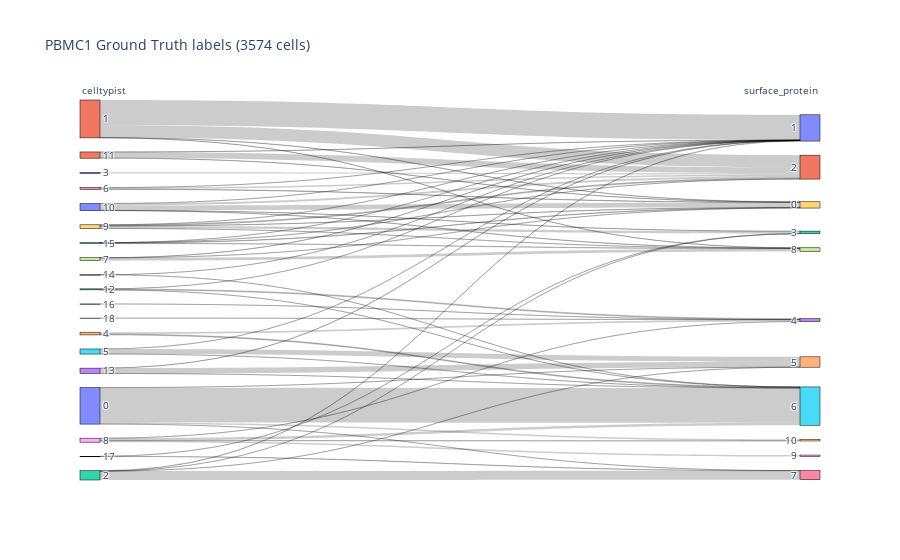
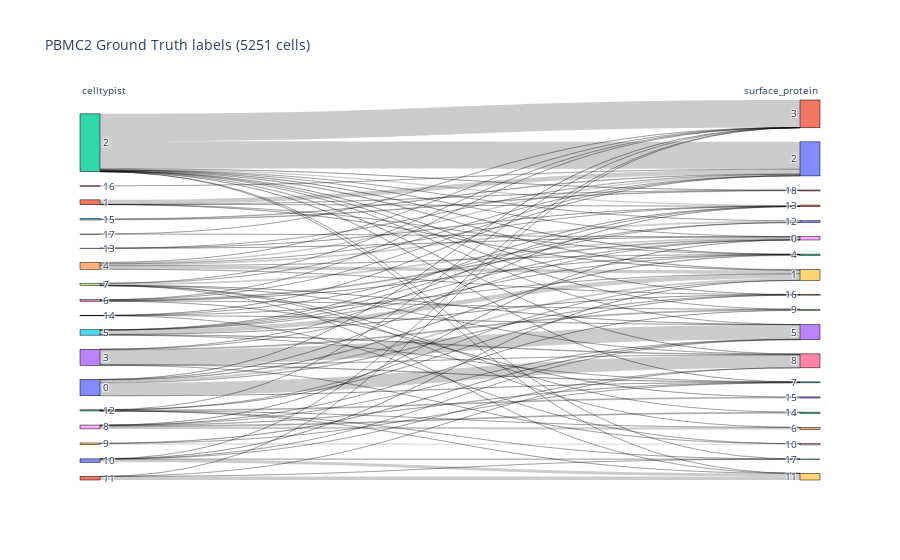
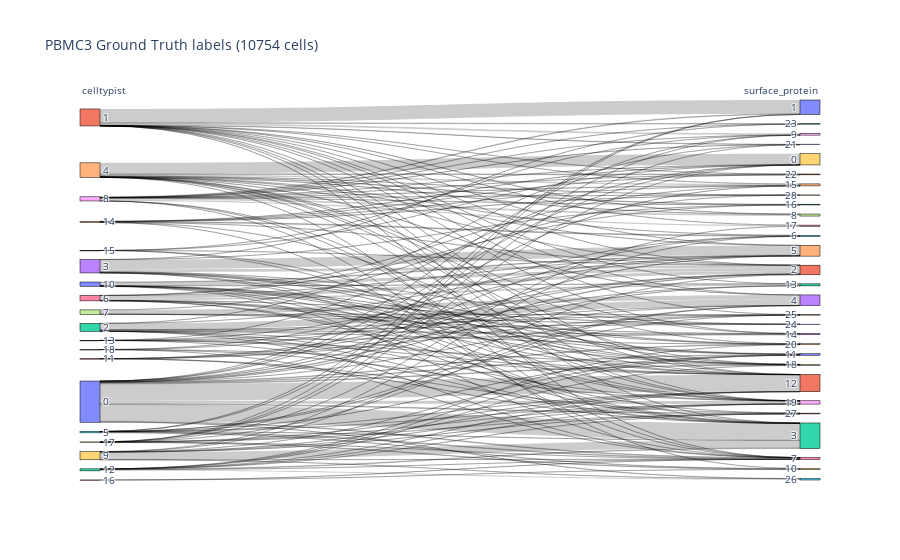
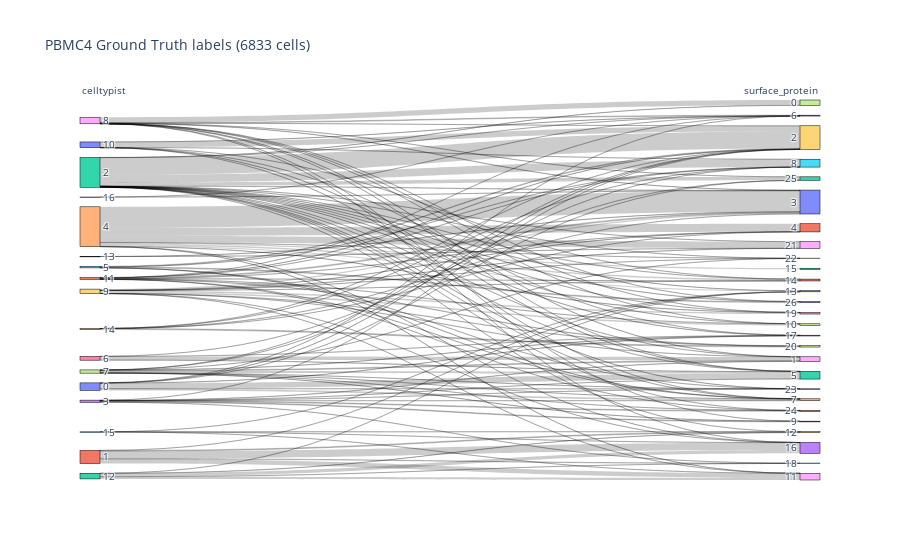

Source (notebook cell) for these figures, in order:
### Code cell
datasets = ['PBMC1', 'PBMC2', 'PBMC3', 'PBMC4']
data_dir = './data/'

for dataset in datasets:
    antibody_labels = pd.read_csv(f'{data_dir}{dataset}/antibody_annotation/antibody_labels.csv', index_col=0)
    celltypist_labels = pd.read_csv(f'{data_dir}{dataset}/celltypist/celltypist_labels.csv', index_col=0)
    celltypist_labels.index = celltypist_labels.index.str[:-2]
    labels = antibody_labels.join(celltypist_labels, how='left', lsuffix='_surface_protein', rsuffix='_celltypist')
    labels.rename(columns={'cluster.ids_celltypist': 'celltypist', 'cluster.ids_surface_protein': 'surface_protein'}, inplace=True)
    sankey_plot(
        labels = [labels['celltypist'].to_list(), labels['surface_protein'].to_list()],
        labels_titles = ['celltypist', 'surface_protein'],
        title = f"{dataset} Ground Truth labels ({labels.shape[0]} cells)"
    )

### Figure 1 — Plotly figure (JSON) as saved in the notebook; plotly's stock layout.template omitted (floating-point values rounded to 4 significant figures)
{"data": [{"link": {"source": [0, 0, 0, 0, 1, 1, 1, 1, 2, 2, 2, 2, 3, 4, 4, 5, 5, 5, 6, 6, 6, 7, 7, 7, 8, 8, 8, 8, 9, 9, 9, 9, 9, 10, 10, 10, 10, 10, 11, 11, 11, 12, 12, 12, 13, 13, 13, 14, 14, 15, 15, 15, 15, 16, 17, 17, 18], "target": [24, 25, 26, 29, 19, 20, 21, 27, 20, 22, 24, 26, 21, 23, 25, 20, 24, 25, 19, 20, 21, 19, 20, 27, 23, 25, 28, 29, 19, 20, 21, 22, 27, 19, 20, 21, 22, 27, 19, 20, 21, 20, 23, 25, 20, 24, 25, 20, 25, 19, 20, 21, 27, 23, 22, 26, 23], "value": [1, 985, 1, 43, 6, 714, 344, 5, 13, 1, 1, 249, 34, 53, 24, 1, 141, 1, 10, 1, 42, 1, 4, 79, 1, 68, 41, 4, 6, 1, 28, 68, 2, 135, 1, 56, 3, 9, 6, 1, 169, 1, 26, 1, 1, 150, 1, 1, 1, 13, 3, 2, 10, 2, 1, 7, 1]}, "node": {"label": ["0", "1", "2", "3", "4", "5", "6", "7", "8", "9", "10", "11", "12", "13", "14", "15", "16", "17", "18", "0", "1", "2", "3", "4", "5", "6", "7", "8", "9", "10"], "line": {"color": "black", "width": 0.5}, "pad": 15, "thickness": 20}, "type": "sankey"}], "layout": {"annotations": [{"showarrow": false, "text": "celltypist", "x": 0, "xref": "x", "y": 1.05, "yref": "paper"}, {"showarrow": false, "text": "surface_protein", "x": 1, "xref": "x", "y": 1.05, "yref": "paper"}], "font": {"size": 10}, "plot_bgcolor": "rgba(0,0,0,0)", "title": {"text": "PBMC1 Ground Truth labels (3574 cells)"}, "xaxis": {"showgrid": false, "visible": false, "zeroline": false}, "yaxis": {"showgrid": false, "visible": false, "zeroline": false}}}

### Figure 2 — Plotly figure (JSON) as saved in the notebook; plotly's stock layout.template omitted (floating-point values rounded to 4 significant figures)
{"data": [{"link": {"source": [0, 0, 0, 0, 0, 0, 0, 1, 1, 1, 1, 1, 2, 2, 2, 2, 2, 2, 2, 2, 2, 2, 2, 2, 2, 2, 2, 3, 3, 3, 3, 3, 3, 3, 4, 4, 4, 4, 4, 4, 4, 5, 5, 5, 5, 5, 5, 5, 5, 6, 6, 6, 6, 6, 6, 7, 7, 7, 7, 7, 7, 7, 7, 8, 8, 8, 8, 8, 8, 9, 9, 9, 10, 10, 10, 10, 10, 10, 11, 11, 11, 11, 12, 12, 12, 12, 12, 12, 12, 13, 13, 13, 14, 14, 14, 14, 14, 15, 15, 16, 17, 17], "target": [19, 21, 22, 25, 26, 31, 34, 19, 20, 22, 31, 36, 18, 19, 20, 21, 22, 23, 25, 26, 27, 29, 30, 31, 34, 35, 36, 18, 23, 25, 26, 27, 28, 31, 19, 20, 21, 22, 30, 31, 34, 18, 19, 22, 25, 26, 30, 31, 34, 18, 20, 21, 22, 27, 33, 18, 20, 21, 23, 24, 26, 29, 32, 18, 23, 24, 25, 27, 32, 23, 25, 28, 19, 21, 23, 26, 29, 35, 21, 26, 29, 35, 19, 21, 24, 29, 33, 34, 35, 18, 20, 31, 19, 20, 23, 28, 30, 20, 36, 20, 18, 21], "value": [91, 2, 26, 1, 532, 7, 18, 8, 189, 1, 1, 1, 4, 26, 1132, 1138, 14, 1, 1, 16, 3, 1, 1, 44, 5, 1, 11, 1, 600, 17, 2, 41, 5, 3, 145, 56, 2, 4, 72, 3, 1, 1, 180, 3, 1, 26, 2, 8, 2, 40, 3, 2, 7, 2, 10, 80, 3, 1, 1, 2, 1, 1, 6, 5, 1, 90, 18, 6, 40, 18, 1, 47, 1, 1, 4, 1, 130, 5, 1, 1, 143, 5, 1, 4, 1, 1, 37, 2, 1, 6, 1, 1, 1, 6, 7, 1, 1, 21, 28, 1, 2, 1]}, "node": {"label": ["0", "1", "2", "3", "4", "5", "6", "7", "8", "9", "10", "11", "12", "13", "14", "15", "16", "17", "0", "1", "2", "3", "4", "5", "6", "7", "8", "9", "10", "11", "12", "13", "14", "15", "16", "17", "18"], "line": {"color": "black", "width": 0.5}, "pad": 15, "thickness": 20}, "type": "sankey"}], "layout": {"annotations": [{"showarrow": false, "text": "celltypist", "x": 0, "xref": "x", "y": 1.05, "yref": "paper"}, {"showarrow": false, "text": "surface_protein", "x": 1, "xref": "x", "y": 1.05, "yref": "paper"}], "font": {"size": 10}, "plot_bgcolor": "rgba(0,0,0,0)", "title": {"text": "PBMC2 Ground Truth labels (5251 cells)"}, "xaxis": {"showgrid": false, "visible": false, "zeroline": false}, "yaxis": {"showgrid": false, "visible": false, "zeroline": false}}}

### Figure 3 — Plotly figure (JSON) as saved in the notebook; plotly's stock layout.template omitted (floating-point values rounded to 4 significant figures; data arrays with more than 128 entries replaced by an {"elided": "..."} marker saying what was removed)
{"data": [{"link": {"source": {"elided": "183 int values"}, "target": {"elided": "183 int values"}, "value": {"elided": "183 int values"}}, "node": {"label": ["0", "1", "2", "3", "4", "5", "6", "7", "8", "9", "10", "11", "12", "13", "14", "15", "16", "17", "18", "0", "1", "2", "3", "4", "5", "6", "7", "8", "9", "10", "11", "12", "13", "14", "15", "16", "17", "18", "19", "20", "21", "22", "23", "24", "25", "26", "27", "28"], "line": {"color": "black", "width": 0.5}, "pad": 15, "thickness": 20}, "type": "sankey"}], "layout": {"annotations": [{"showarrow": false, "text": "celltypist", "x": 0, "xref": "x", "y": 1.05, "yref": "paper"}, {"showarrow": false, "text": "surface_protein", "x": 1, "xref": "x", "y": 1.05, "yref": "paper"}], "font": {"size": 10}, "plot_bgcolor": "rgba(0,0,0,0)", "title": {"text": "PBMC3 Ground Truth labels (10754 cells)"}, "xaxis": {"showgrid": false, "visible": false, "zeroline": false}, "yaxis": {"showgrid": false, "visible": false, "zeroline": false}}}

### Figure 4 — Plotly figure (JSON) as saved in the notebook; plotly's stock layout.template omitted (floating-point values rounded to 4 significant figures)
{"data": [{"link": {"source": [0, 0, 0, 0, 0, 0, 0, 1, 1, 1, 1, 1, 2, 2, 2, 2, 2, 2, 2, 2, 2, 2, 2, 2, 2, 2, 2, 2, 2, 2, 2, 2, 3, 3, 3, 3, 3, 3, 3, 3, 4, 4, 4, 4, 4, 4, 4, 4, 4, 4, 5, 5, 5, 5, 5, 6, 6, 6, 6, 7, 7, 7, 7, 7, 7, 7, 7, 7, 7, 8, 8, 8, 8, 8, 8, 8, 8, 8, 8, 8, 8, 9, 9, 9, 9, 9, 9, 9, 9, 9, 9, 9, 10, 10, 10, 10, 10, 10, 10, 11, 11, 11, 11, 11, 11, 11, 11, 11, 11, 12, 12, 12, 12, 12, 13, 13, 14, 14, 14, 14, 14, 15, 15, 15, 15, 16, 16], "target": [19, 22, 23, 24, 34, 40, 42, 28, 29, 30, 33, 35, 17, 18, 19, 20, 22, 23, 24, 25, 27, 29, 30, 31, 34, 36, 38, 39, 40, 41, 42, 43, 18, 19, 22, 24, 26, 35, 40, 41, 20, 21, 28, 30, 31, 32, 33, 36, 38, 39, 19, 24, 25, 40, 43, 18, 22, 34, 42, 18, 19, 22, 24, 25, 26, 34, 39, 40, 41, 17, 18, 19, 20, 22, 23, 26, 27, 33, 36, 42, 43, 18, 20, 21, 27, 28, 31, 33, 36, 37, 38, 39, 19, 22, 23, 24, 25, 31, 34, 19, 20, 21, 23, 24, 25, 27, 31, 37, 41, 28, 29, 30, 33, 35, 20, 38, 19, 20, 21, 25, 37, 28, 29, 30, 33, 20, 23], "value": [9, 295, 1, 90, 8, 1, 1, 241, 44, 1, 398, 21, 7, 2, 923, 18, 9, 4, 3, 416, 1, 2, 3, 2, 9, 2, 1, 4, 1, 2, 185, 14, 19, 2, 3, 2, 38, 1, 9, 42, 1135, 430, 2, 54, 87, 62, 2, 11, 355, 11, 35, 1, 4, 1, 45, 193, 8, 6, 1, 42, 2, 97, 3, 1, 1, 17, 1, 2, 7, 286, 2, 1, 15, 1, 37, 1, 2, 6, 2, 1, 1, 1, 59, 9, 85, 1, 2, 1, 73, 1, 6, 1, 298, 4, 1, 2, 2, 1, 3, 5, 53, 2, 3, 1, 1, 1, 8, 18, 1, 119, 9, 1, 176, 1, 7, 2, 2, 2, 1, 1, 52, 1, 1, 1, 6, 2, 1]}, "node": {"label": ["0", "1", "2", "3", "4", "5", "6", "7", "8", "9", "10", "11", "12", "13", "14", "15", "16", "0", "1", "2", "3", "4", "5", "6", "7", "8", "9", "10", "11", "12", "13", "14", "15", "16", "17", "18", "19", "20", "21", "22", "23", "24", "25", "26"], "line": {"color": "black", "width": 0.5}, "pad": 15, "thickness": 20}, "type": "sankey"}], "layout": {"annotations": [{"showarrow": false, "text": "celltypist", "x": 0, "xref": "x", "y": 1.05, "yref": "paper"}, {"showarrow": false, "text": "surface_protein", "x": 1, "xref": "x", "y": 1.05, "yref": "paper"}], "font": {"size": 10}, "plot_bgcolor": "rgba(0,0,0,0)", "title": {"text": "PBMC4 Ground Truth labels (6833 cells)"}, "xaxis": {"showgrid": false, "visible": false, "zeroline": false}, "yaxis": {"showgrid": false, "visible": false, "zeroline": false}}}
